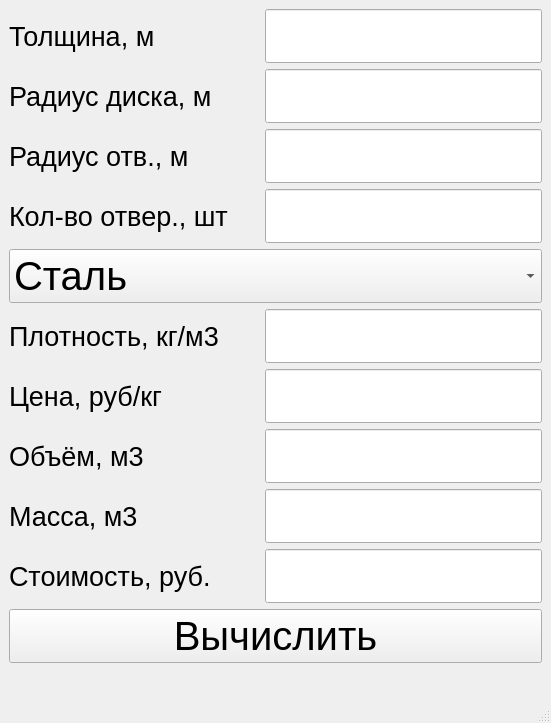
<?xml version="1.0" encoding="UTF-8"?>
<ui version="4.0">
 <class>MainWindow</class>
 <widget class="QMainWindow" name="MainWindow">
  <property name="geometry">
   <rect>
    <x>0</x>
    <y>0</y>
    <width>551</width>
    <height>714</height>
   </rect>
  </property>
  <property name="font">
   <font>
    <pointsize>30</pointsize>
   </font>
  </property>
  <property name="windowTitle">
   <string>MainWindow</string>
  </property>
  <widget class="QWidget" name="centralwidget">
   <layout class="QVBoxLayout" name="verticalLayout">
    <item>
     <layout class="QHBoxLayout" name="horizontalLayout">
      <item>
       <widget class="QLabel" name="lb_h">
        <property name="minimumSize">
         <size>
          <width>250</width>
          <height>0</height>
         </size>
        </property>
        <property name="maximumSize">
         <size>
          <width>250</width>
          <height>16777215</height>
         </size>
        </property>
        <property name="font">
         <font>
          <pointsize>20</pointsize>
         </font>
        </property>
        <property name="text">
         <string>Толщина, м</string>
        </property>
       </widget>
      </item>
      <item>
       <widget class="QLineEdit" name="le_h"/>
      </item>
     </layout>
    </item>
    <item>
     <layout class="QHBoxLayout" name="horizontalLayout_2">
      <item>
       <widget class="QLabel" name="lb_R">
        <property name="minimumSize">
         <size>
          <width>250</width>
          <height>0</height>
         </size>
        </property>
        <property name="maximumSize">
         <size>
          <width>250</width>
          <height>16777215</height>
         </size>
        </property>
        <property name="font">
         <font>
          <pointsize>20</pointsize>
         </font>
        </property>
        <property name="text">
         <string>Радиус диска, м</string>
        </property>
       </widget>
      </item>
      <item>
       <widget class="QLineEdit" name="le_R"/>
      </item>
     </layout>
    </item>
    <item>
     <layout class="QHBoxLayout" name="horizontalLayout_3">
      <item>
       <widget class="QLabel" name="lb_r">
        <property name="minimumSize">
         <size>
          <width>250</width>
          <height>0</height>
         </size>
        </property>
        <property name="maximumSize">
         <size>
          <width>250</width>
          <height>16777215</height>
         </size>
        </property>
        <property name="font">
         <font>
          <pointsize>20</pointsize>
         </font>
        </property>
        <property name="text">
         <string>Радиус отв., м</string>
        </property>
       </widget>
      </item>
      <item>
       <widget class="QLineEdit" name="le_r"/>
      </item>
     </layout>
    </item>
    <item>
     <layout class="QHBoxLayout" name="horizontalLayout_9">
      <item>
       <widget class="QLabel" name="lb_n">
        <property name="minimumSize">
         <size>
          <width>250</width>
          <height>0</height>
         </size>
        </property>
        <property name="maximumSize">
         <size>
          <width>250</width>
          <height>16777215</height>
         </size>
        </property>
        <property name="sizeIncrement">
         <size>
          <width>250</width>
          <height>0</height>
         </size>
        </property>
        <property name="font">
         <font>
          <pointsize>20</pointsize>
         </font>
        </property>
        <property name="text">
         <string>Кол-во отвер., шт</string>
        </property>
       </widget>
      </item>
      <item>
       <widget class="QLineEdit" name="le_n"/>
      </item>
     </layout>
    </item>
    <item>
     <widget class="QComboBox" name="cb_metall">
      <item>
       <property name="text">
        <string>Сталь</string>
       </property>
      </item>
      <item>
       <property name="text">
        <string>Алюминий</string>
       </property>
      </item>
     </widget>
    </item>
    <item>
     <layout class="QHBoxLayout" name="horizontalLayout_4">
      <item>
       <widget class="QLabel" name="lb_ro">
        <property name="minimumSize">
         <size>
          <width>250</width>
          <height>0</height>
         </size>
        </property>
        <property name="maximumSize">
         <size>
          <width>250</width>
          <height>16777215</height>
         </size>
        </property>
        <property name="font">
         <font>
          <pointsize>20</pointsize>
         </font>
        </property>
        <property name="text">
         <string>Плотность, кг/м3</string>
        </property>
       </widget>
      </item>
      <item>
       <widget class="QLineEdit" name="le_ro">
        <property name="enabled">
         <bool>true</bool>
        </property>
        <property name="readOnly">
         <bool>true</bool>
        </property>
       </widget>
      </item>
     </layout>
    </item>
    <item>
     <layout class="QHBoxLayout" name="horizontalLayout_5">
      <item>
       <widget class="QLabel" name="lb_ppg">
        <property name="minimumSize">
         <size>
          <width>250</width>
          <height>0</height>
         </size>
        </property>
        <property name="maximumSize">
         <size>
          <width>250</width>
          <height>16777215</height>
         </size>
        </property>
        <property name="font">
         <font>
          <pointsize>20</pointsize>
         </font>
        </property>
        <property name="text">
         <string>Цена, руб/кг</string>
        </property>
       </widget>
      </item>
      <item>
       <widget class="QLineEdit" name="le_ppg">
        <property name="readOnly">
         <bool>true</bool>
        </property>
       </widget>
      </item>
     </layout>
    </item>
    <item>
     <layout class="QHBoxLayout" name="horizontalLayout_6">
      <item>
       <widget class="QLabel" name="lb_V">
        <property name="minimumSize">
         <size>
          <width>250</width>
          <height>0</height>
         </size>
        </property>
        <property name="maximumSize">
         <size>
          <width>250</width>
          <height>16777215</height>
         </size>
        </property>
        <property name="font">
         <font>
          <pointsize>20</pointsize>
         </font>
        </property>
        <property name="text">
         <string>Объём, м3</string>
        </property>
       </widget>
      </item>
      <item>
       <widget class="QLineEdit" name="le_V">
        <property name="readOnly">
         <bool>true</bool>
        </property>
       </widget>
      </item>
     </layout>
    </item>
    <item>
     <layout class="QHBoxLayout" name="horizontalLayout_7">
      <item>
       <widget class="QLabel" name="lb_m">
        <property name="minimumSize">
         <size>
          <width>250</width>
          <height>0</height>
         </size>
        </property>
        <property name="maximumSize">
         <size>
          <width>250</width>
          <height>16777215</height>
         </size>
        </property>
        <property name="font">
         <font>
          <pointsize>20</pointsize>
         </font>
        </property>
        <property name="text">
         <string>Масса, м3</string>
        </property>
       </widget>
      </item>
      <item>
       <widget class="QLineEdit" name="le_m">
        <property name="readOnly">
         <bool>true</bool>
        </property>
       </widget>
      </item>
     </layout>
    </item>
    <item>
     <layout class="QHBoxLayout" name="horizontalLayout_8">
      <item>
       <widget class="QLabel" name="lb_price">
        <property name="minimumSize">
         <size>
          <width>250</width>
          <height>0</height>
         </size>
        </property>
        <property name="maximumSize">
         <size>
          <width>250</width>
          <height>16777215</height>
         </size>
        </property>
        <property name="font">
         <font>
          <pointsize>20</pointsize>
         </font>
        </property>
        <property name="text">
         <string>Стоимость, руб.</string>
        </property>
       </widget>
      </item>
      <item>
       <widget class="QLineEdit" name="le_price">
        <property name="readOnly">
         <bool>true</bool>
        </property>
       </widget>
      </item>
     </layout>
    </item>
    <item>
     <widget class="QPushButton" name="pushButton">
      <property name="text">
       <string>Вычислить</string>
      </property>
     </widget>
    </item>
   </layout>
  </widget>
  <widget class="QMenuBar" name="menubar">
   <property name="geometry">
    <rect>
     <x>0</x>
     <y>0</y>
     <width>551</width>
     <height>60</height>
    </rect>
   </property>
  </widget>
  <widget class="QStatusBar" name="statusbar"/>
 </widget>
 <resources/>
 <connections/>
</ui>
